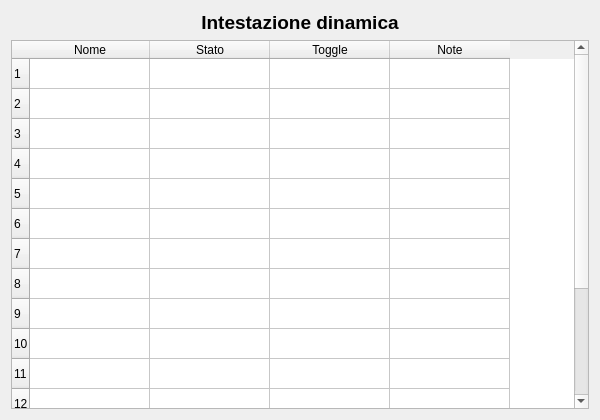
<?xml version="1.0" encoding="UTF-8"?>
<ui version="4.0">
    <class>IOWidgetGeneric</class>
    <widget class="QWidget" name="IOWidgetGeneric">
        <property name="geometry">
            <rect>
                <x>0</x>
                <y>0</y>
                <width>600</width>
                <height>420</height>
            </rect>
        </property>
        <property name="windowTitle">
            <string>I/O Digitali</string>
        </property>
        <layout class="QVBoxLayout" name="verticalLayout">
            <item>
                <widget class="QLabel" name="labelHeader">
                    <property name="text">
                        <string>Intestazione dinamica</string>
                    </property>
                    <property name="alignment">
                        <set>Qt::AlignCenter</set>
                    </property>
                    <property name="styleSheet">
                        <string>font-weight: bold; font-size: 14pt;</string>
                    </property>
                </widget>
            </item>
            <item>
                <widget class="QTableWidget" name="tableIO">
                    <property name="columnCount">
                        <number>4</number>
                    </property>
                    <property name="rowCount">
                        <number>16</number>
                    </property>
                    <attribute name="horizontalHeaderDefaultSectionSize">
                        <number>120</number>
                    </attribute>
                    <column>
                        <property name="text">
                            <string>Nome</string>
                        </property>
                    </column>
                    <column>
                        <property name="text">
                            <string>Stato</string>
                        </property>
                    </column>
                    <column>
                        <property name="text">
                            <string>Toggle</string>
                        </property>
                    </column>
                    <column>
                        <property name="text">
                            <string>Note</string>
                        </property>
                    </column>
                </widget>
            </item>
        </layout>
    </widget>
    <resources/>
    <connections/>
</ui>
